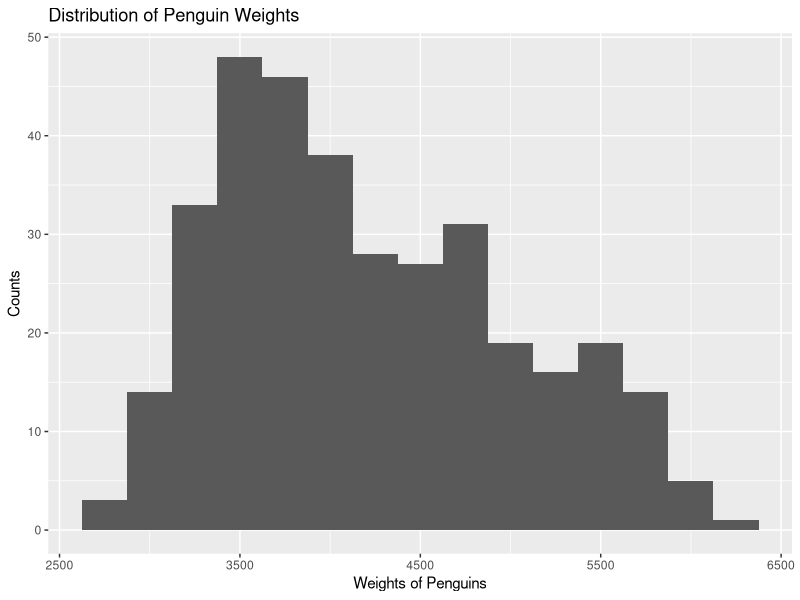
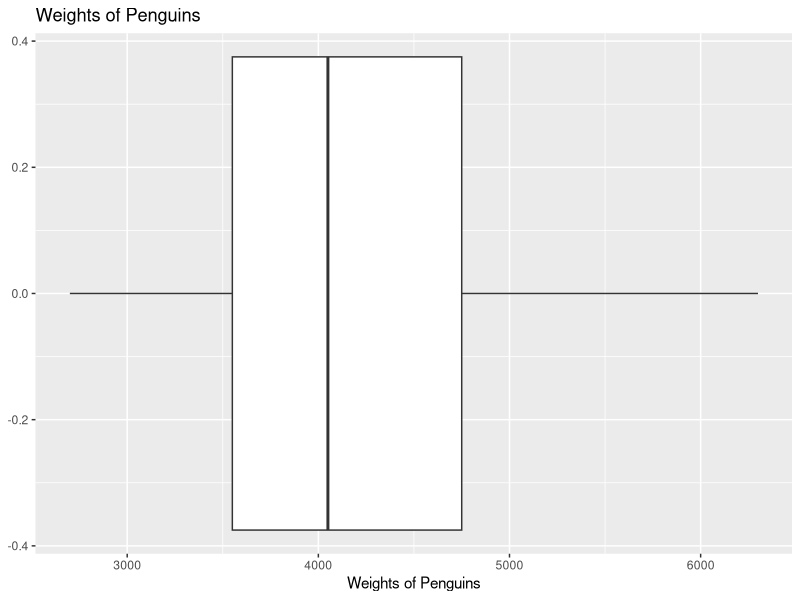
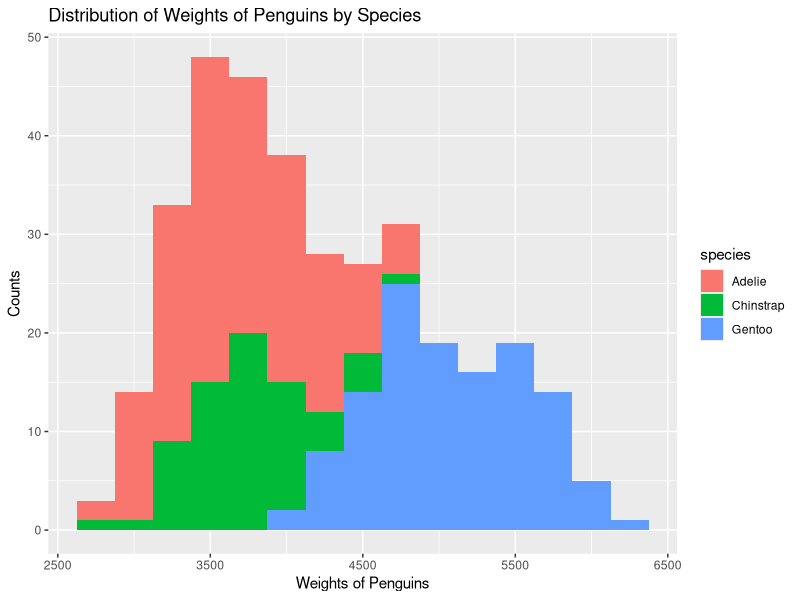
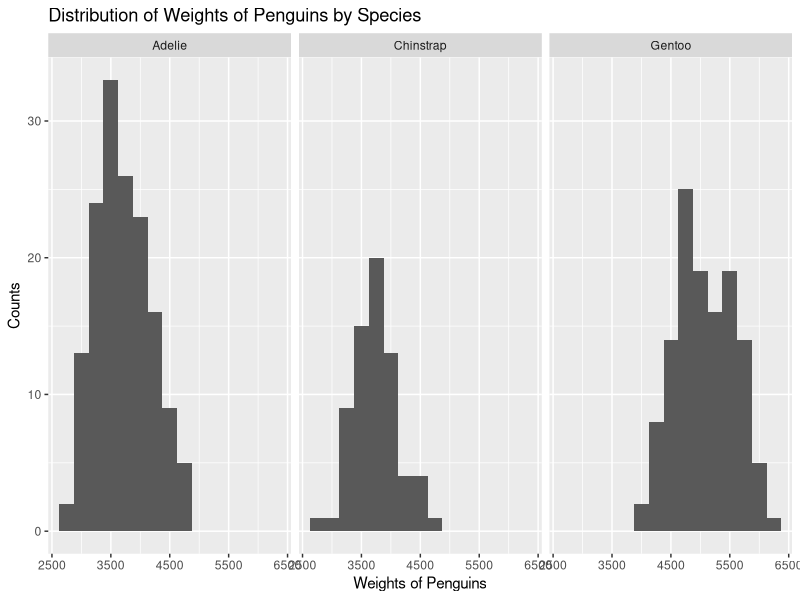
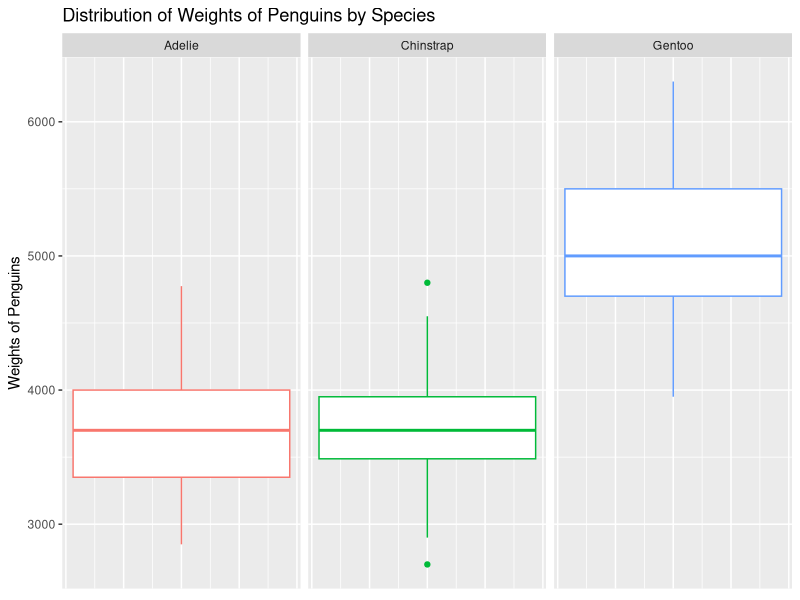
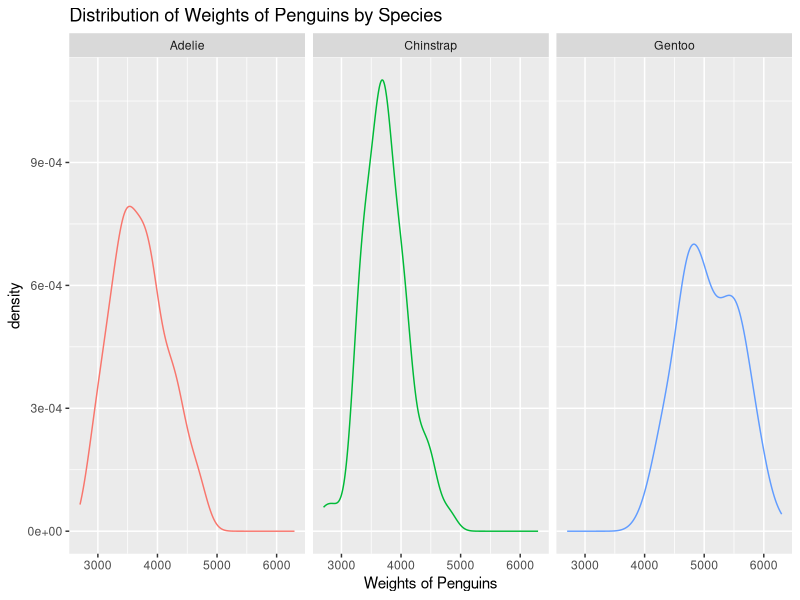
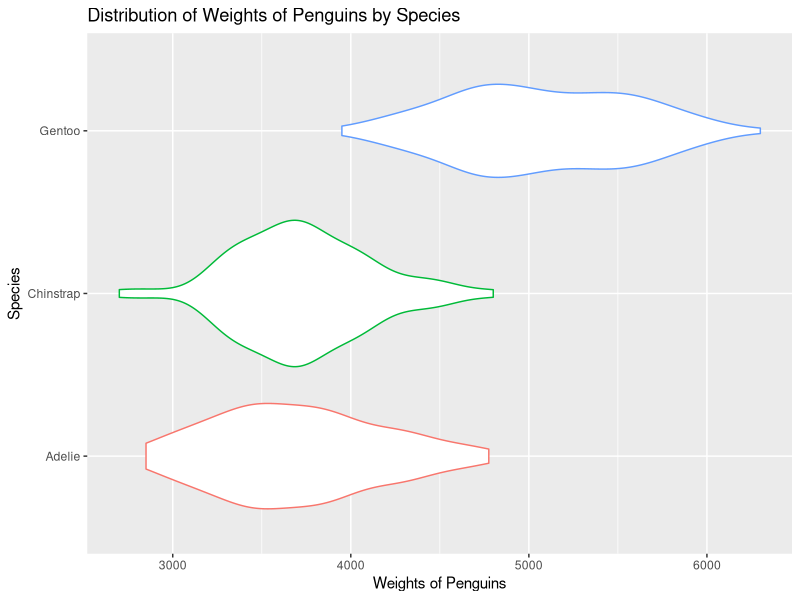
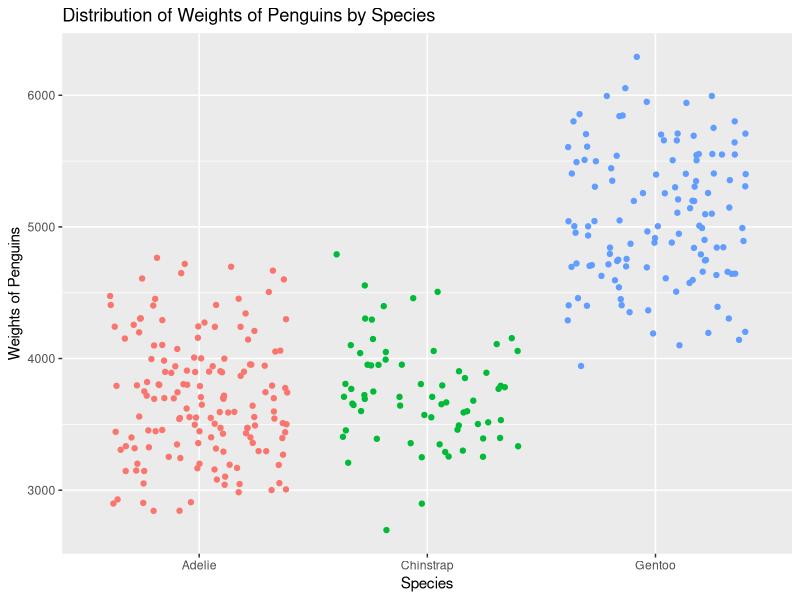

These figures' R source, in order: (Note: this script raises an error after producing the figures.)
## ---- chunk 1
#| label: load-packages
#| warning: false

library(tidyverse)
library(palmerpenguins)
## ---- chunk 2
#| label: glimpse

glimpse(penguins)
## ---- chunk 3
#| label: histogram-weight

ggplot(penguins, aes(x = body_mass_g)) + 
  geom_histogram(binwidth = 250) + 
  labs(
    x = "Weights of Penguins",
    y = "Counts",
    title = "Distribution of Penguin Weights"
  )
## ---- chunk 4
#| label: boxplot-weight

ggplot(penguins, aes(x = body_mass_g)) + 
  geom_boxplot() + 
  labs(
    x = "Weights of Penguins",
    title = "Weights of Penguins")
## ---- chunk 5
#| label: histogram-weight-species

ggplot(penguins, aes(x = body_mass_g, fill = species)) + 
  geom_histogram(binwidth = 250) + 
  labs(
    x = "Weights of Penguins",
    y = "Counts",
    title = "Distribution of Weights of Penguins by Species")
## ---- chunk 6
#| label: histogram-weight-species-facet

ggplot(penguins, aes(x = body_mass_g)) + 
  geom_histogram(binwidth = 250) + 
  facet_wrap(~species) + 
  labs(
    x = "Weights of Penguins",
    y = "Counts",
    title = "Distribution of Weights of Penguins by Species")
## ---- chunk 7
#| label: boxplot-weight-species

ggplot(penguins, aes(y = body_mass_g, color = species)) + 
  geom_boxplot() + 
  facet_wrap(~species) + 
  labs(
    y = "Weights of Penguins",
    title = "Distribution of Weights of Penguins by Species") +
  theme(axis.text.x=element_blank(),
        axis.ticks.x=element_blank(), 
        legend.position = "none")
## ---- chunk 8
#| label: density-weight-species

ggplot(penguins, aes(x = body_mass_g, color = species)) + 
  geom_density() + 
  facet_wrap(~species) + 
  labs(
    x = "Weights of Penguins",
    title = "Distribution of Weights of Penguins by Species") +
  theme(legend.position = "none")
## ---- chunk 9
#| label: violin-weight-species

ggplot(penguins, aes(x = body_mass_g, y = species, color = species)) + 
  geom_violin() + 
  labs(
    x = "Weights of Penguins", y = "Species",
    title = "Distribution of Weights of Penguins by Species") +
  theme(legend.position = "none")
## ---- chunk 10
#| label: jitter-weight-species

ggplot(penguins, aes(x = species, y = body_mass_g, color = species)) + 
  geom_jitter() + 
  labs(
    x = "Species", y = "Weights of Penguins",
    title = "Distribution of Weights of Penguins by Species") +
  theme(legend.position = "none")
## ---- chunk 11
#| label: beeswarm-weight-species

ggplot(penguins, aes(x = species, y = body_mass_g, color = species)) + 
  geom_beeswarm() + 
  labs(
    x = "Species", y = "Weights of Penguins",
    title = "Distribution of Weights of Penguins by Species") +
  theme(legend.position = "none")
## ---- chunk 12
#| label: multi-geoms

ggplot(penguins, aes(x = species, y = body_mass_g, color = species)) + 
  geom_violin(show.legend = FALSE) + geom_jitter()
  labs(
    x = "Species", y = "Weights of Penguins",
    title = "Distribution of Weights of Penguins by Species")
## ---- chunk 13
#| label: multi-geoms-facet

ggplot(penguins, aes(x = species, y = body_mass_g, color = species)) + 
  geom_jitter() + geom_violin(aes(alpha = 0.5)) +
  labs(
    x = "Species", y = "Weights of Penguins",
    title = "Distribution of Weights of Penguins by Species and Island") +
  theme(legend.position = "none") +
  facet_wrap(~island)
## ---- chunk 14
#| label: barplot

ggplot(penguins, aes(x = island)) + 
  geom_bar(show.legend = FALSE) + 
  labs(
    x = "Island",
    title = "Where are Penguins From?"
  )
## ---- chunk 15
#| label: cat-cat

ggplot(penguins, aes(x = island, fill = sex)) + 
  geom_bar() + 
  labs(
    x = "Island",
    title = "Where are Penguins From?"
  )
## ---- chunk 16
# add code here

ggplot(penguins, aes(x = body_mass_g, y = flipper_length_mm, color = sex)) + 
  geom_smooth(show.legend = FALSE) + geom_point(show.legend = FALSE) + 
  labs(
    x = "Weight (g)", y = "Flipper Length (mm)",
    title = "Flipper Length vs Weight, By Sex"
  ) + facet_wrap(~sex)
